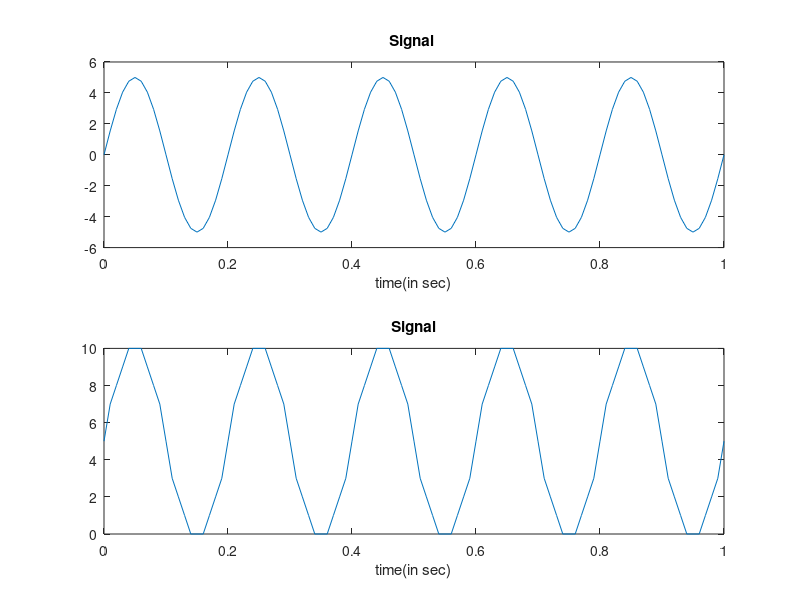

Write MATLAB code to recreate this figure.
fc=5;
fs=20*fc;
Ac=5;
t=0:1/fs:1;
x=Ac*sin(2*pi*fc*t);
y=x+Ac;
z=round(y);
e=de2bi(z,"left-msb");
d=bi2de(e,"left-msb");
figure;
subplot(2,1,1);
plot(t,x);
xlabel("time(in sec)");
title("Signal ");
subplot(2,1,2)
plot(t,d);
xlabel("time(in sec)");
title("Signal");